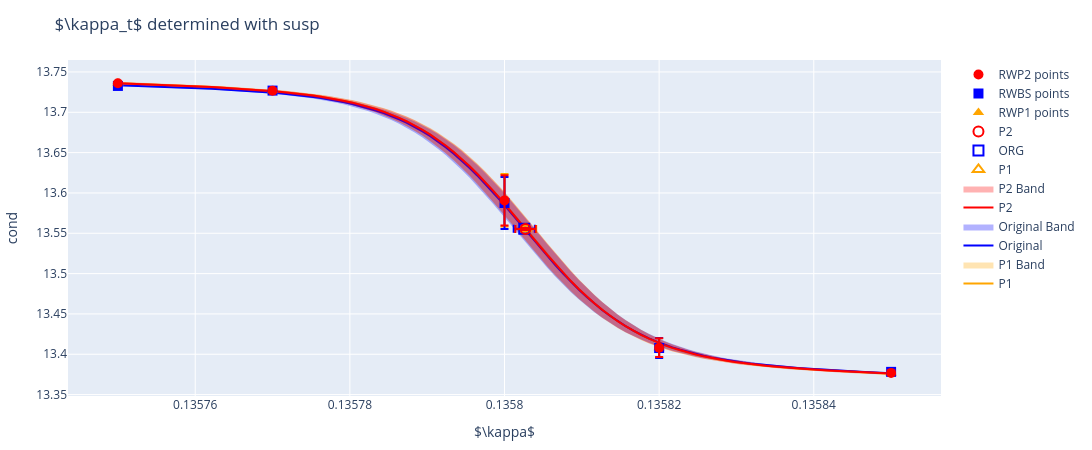

Source (notebook cell):
### Code cell
key = :cond
RebekahMiriam.ReweightingPlotRebekahMiriam.plot_reweighting_plotly(
    rw_data,
    new_dict,
    key,
    string(key),
    string(label),
    string(train),
    labels,
    trains,
    interpolate
)
